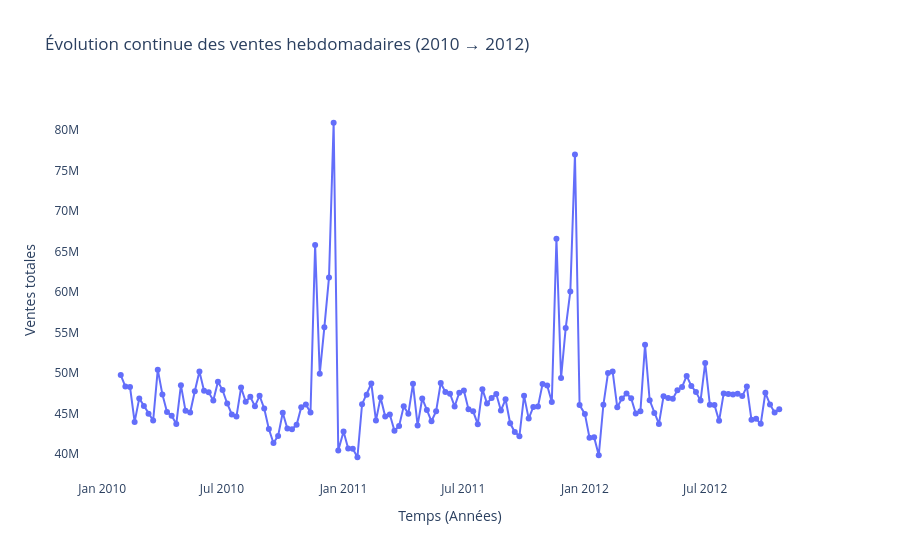

This figure's notebook cell:
### Code cell
# Création d'une date continue basée sur Year + Week
df_train["Date_Week"] = (
    pd.to_datetime(df_train["Years"].astype(str) + "-1", format="%Y-%w")
    + pd.to_timedelta((df_train["Week"] - 1) * 7, unit="D")
)
# Agrégation hebdomadaire
weekly_sales = (
    df_train
    .groupby("Date_Week", as_index=False)["Weekly_Sales"]
    .sum()
)
# Graphique : une seule ligne continue
fig = px.line(
    weekly_sales,
    x="Date_Week",
    y="Weekly_Sales",
    markers=True,
    title="Évolution continue des ventes hebdomadaires (2010 → 2012)"
)
fig.update_xaxes(title="Temps (Années)")
fig.update_yaxes(title="Ventes totales")
fig.update_layout(
    plot_bgcolor="white",
    hovermode="x unified"
)
fig.show()
df_train.drop(columns=["Date_Week"], inplace=True)

### Figure 1 — Plotly figure (JSON) as saved in the notebook; plotly's stock layout.template omitted (floating-point values rounded to 4 significant figures; data arrays with more than 128 entries replaced by an {"elided": "..."} marker saying what was removed)
{"data": [{"hovertemplate": "Date_Week=%{x}<br>Weekly_Sales=%{y}<extra></extra>", "legendgroup": "", "line": {"color": "#636efa", "dash": "solid"}, "marker": {"symbol": "circle"}, "mode": "lines+markers", "name": "", "orientation": "v", "showlegend": false, "type": "scatter", "x": {"elided": "143 str values"}, "xaxis": "x", "y": {"elided": "143 float values"}, "yaxis": "y"}], "layout": {"hovermode": "x unified", "legend": {"tracegroupgap": 0}, "plot_bgcolor": "white", "title": {"text": "Évolution continue des ventes hebdomadaires (2010 → 2012)"}, "xaxis": {"anchor": "y", "domain": [0, 1], "title": {"text": "Temps (Années)"}}, "yaxis": {"anchor": "x", "domain": [0, 1], "title": {"text": "Ventes totales"}}}}
